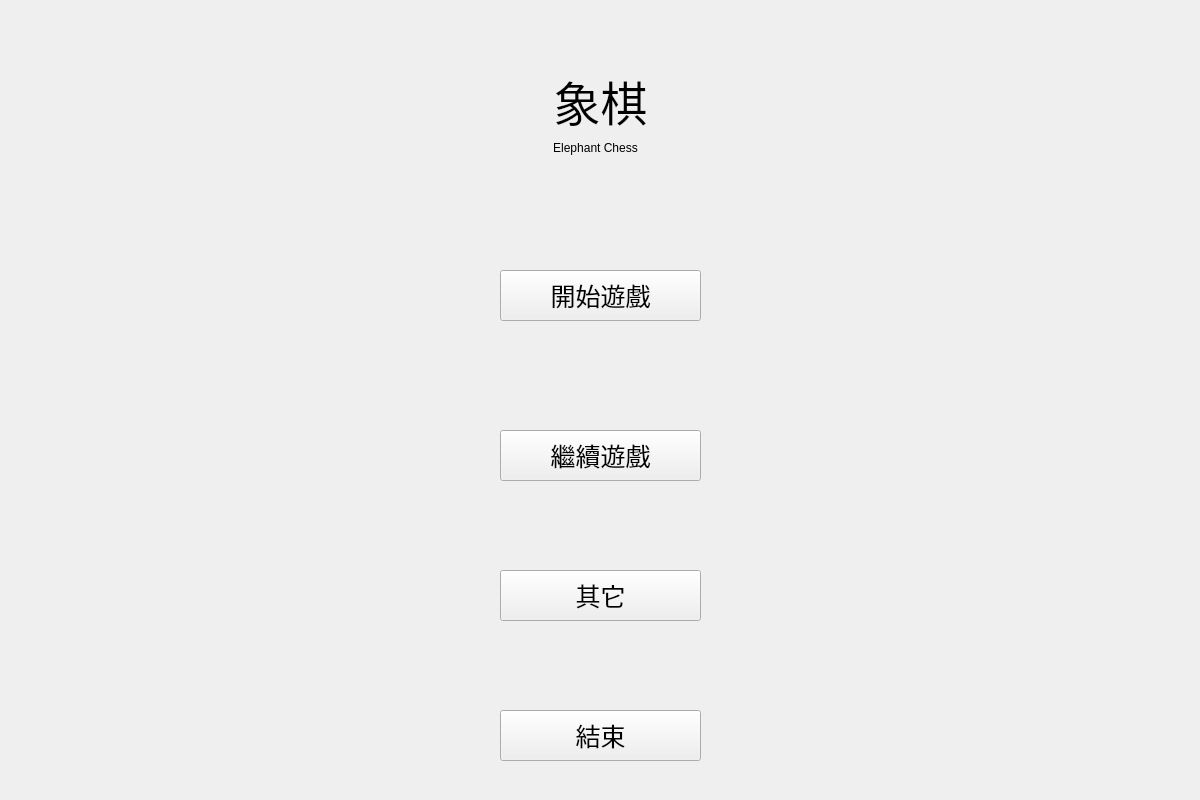
<?xml version="1.0" encoding="UTF-8"?>
<ui version="4.0">
 <class>Chinese_ChessClass</class>
 <widget class="QWidget" name="Chinese_ChessClass">
  <property name="geometry">
   <rect>
    <x>0</x>
    <y>0</y>
    <width>1200</width>
    <height>800</height>
   </rect>
  </property>
  <property name="windowTitle">
   <string>Chinese_Chess</string>
  </property>
  <widget class="QStackedWidget" name="stackedWidget">
   <property name="geometry">
    <rect>
     <x>0</x>
     <y>0</y>
     <width>1200</width>
     <height>800</height>
    </rect>
   </property>
   <property name="autoFillBackground">
    <bool>true</bool>
   </property>
   <property name="currentIndex">
    <number>0</number>
   </property>
   <widget class="QWidget" name="page_0">
    <property name="autoFillBackground">
     <bool>true</bool>
    </property>
    <widget class="QPushButton" name="pushButton_Start">
     <property name="geometry">
      <rect>
       <x>500</x>
       <y>270</y>
       <width>201</width>
       <height>51</height>
      </rect>
     </property>
     <property name="font">
      <font>
       <pointsize>19</pointsize>
      </font>
     </property>
     <property name="text">
      <string>開始遊戲</string>
     </property>
    </widget>
    <widget class="QPushButton" name="pushButton_Load">
     <property name="geometry">
      <rect>
       <x>500</x>
       <y>430</y>
       <width>201</width>
       <height>51</height>
      </rect>
     </property>
     <property name="font">
      <font>
       <pointsize>19</pointsize>
      </font>
     </property>
     <property name="text">
      <string>繼續遊戲</string>
     </property>
    </widget>
    <widget class="QPushButton" name="pushButton_Other">
     <property name="geometry">
      <rect>
       <x>500</x>
       <y>570</y>
       <width>201</width>
       <height>51</height>
      </rect>
     </property>
     <property name="font">
      <font>
       <pointsize>19</pointsize>
      </font>
     </property>
     <property name="text">
      <string>其它</string>
     </property>
    </widget>
    <widget class="QPushButton" name="pushButton_Exit">
     <property name="geometry">
      <rect>
       <x>500</x>
       <y>710</y>
       <width>201</width>
       <height>51</height>
      </rect>
     </property>
     <property name="font">
      <font>
       <pointsize>19</pointsize>
      </font>
     </property>
     <property name="text">
      <string>結束</string>
     </property>
    </widget>
    <widget class="QLabel" name="label">
     <property name="geometry">
      <rect>
       <x>410</x>
       <y>70</y>
       <width>381</width>
       <height>61</height>
      </rect>
     </property>
     <property name="font">
      <font>
       <pointsize>35</pointsize>
      </font>
     </property>
     <property name="text">
      <string>象棋</string>
     </property>
     <property name="alignment">
      <set>Qt::AlignCenter</set>
     </property>
    </widget>
    <widget class="QLabel" name="label_2">
     <property name="geometry">
      <rect>
       <x>520</x>
       <y>140</y>
       <width>151</width>
       <height>16</height>
      </rect>
     </property>
     <property name="text">
      <string>Elephant Chess</string>
     </property>
     <property name="alignment">
      <set>Qt::AlignCenter</set>
     </property>
    </widget>
   </widget>
   <widget class="QWidget" name="page_1">
    <property name="autoFillBackground">
     <bool>true</bool>
    </property>
    <widget class="QPushButton" name="pushButton_Back">
     <property name="geometry">
      <rect>
       <x>1050</x>
       <y>720</y>
       <width>111</width>
       <height>51</height>
      </rect>
     </property>
     <property name="font">
      <font>
       <pointsize>19</pointsize>
      </font>
     </property>
     <property name="text">
      <string>返回</string>
     </property>
    </widget>
    <widget class="QTextBrowser" name="textBrowser">
     <property name="geometry">
      <rect>
       <x>930</x>
       <y>30</y>
       <width>256</width>
       <height>41</height>
      </rect>
     </property>
     <property name="font">
      <font>
       <pointsize>15</pointsize>
      </font>
     </property>
    </widget>
    <widget class="QPushButton" name="pushButton_Print">
     <property name="geometry">
      <rect>
       <x>1050</x>
       <y>540</y>
       <width>111</width>
       <height>51</height>
      </rect>
     </property>
     <property name="font">
      <font>
       <pointsize>15</pointsize>
      </font>
     </property>
     <property name="text">
      <string>印出盤面</string>
     </property>
    </widget>
   </widget>
  </widget>
 </widget>
 <layoutdefault spacing="6" margin="11"/>
 <resources>
  <include location="Chinese_Chess.qrc"/>
 </resources>
 <connections/>
</ui>
